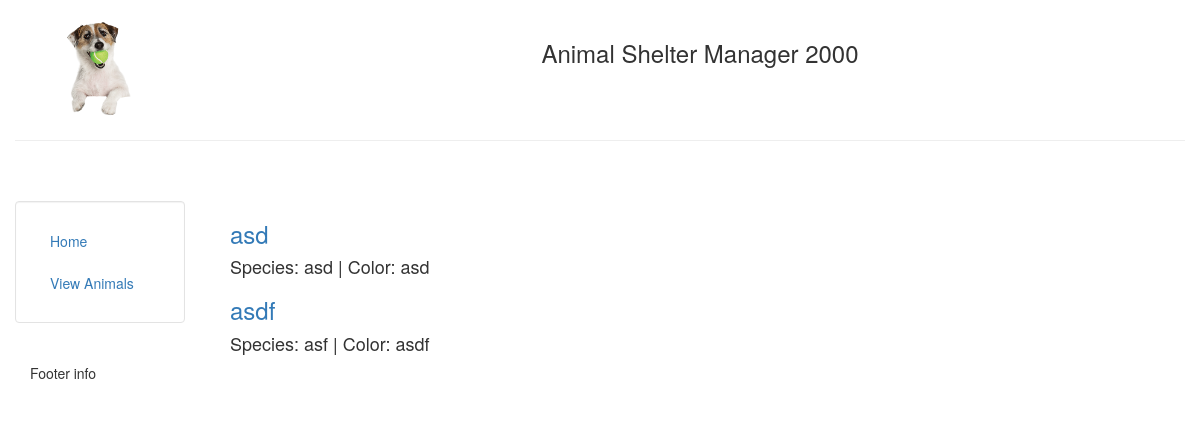
/animals/, run on the app's committed database.
### animal_list/models.py (models this page shows, shortened)
class Animal(models.Model):
    name = models.CharField(max_length=80)
    color = models.CharField(max_length=30)
    species = models.CharField(max_length=40)
    description = models.TextField(default='')
    description.null = False
    age = models.SmallIntegerField()

### animal_list/templates/animal_list/list.html
{% extends "home_page/page_template.html" %}
{% block content %}
    {% for animal in object_list %}
        <h3><a href="/animals/{{ animal.id }}">{{ animal.name }} </a></h3>
        <h4>Species: {{ animal.species }} | Color: {{ animal.color }}</h4>
    {% endfor %}
{% endblock %}

### data on the page
Animal: name "asd", species "asd", color "asd"
Animal: name "asdf", species "asf", color "asdf"
